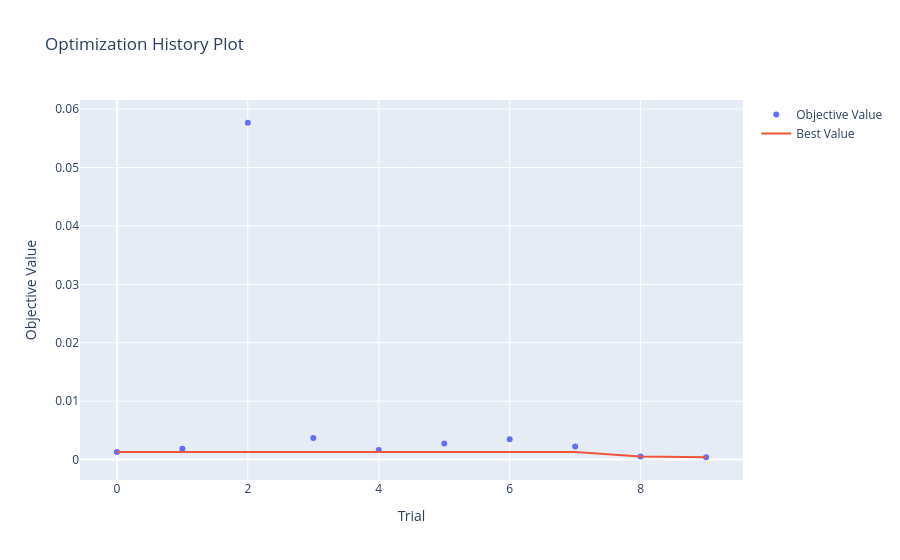

Source (notebook cell):
### Code cell
import optuna.visualization as vis

vis.plot_optimization_history(study)

### Figure 1 — Plotly figure (JSON) as saved in the notebook; plotly's stock layout.template omitted (floating-point values rounded to 4 significant figures)
{"data": [{"mode": "markers", "name": "Objective Value", "type": "scatter", "x": [0, 1, 2, 3, 4, 5, 6, 7, 8, 9], "y": [0.001301, 0.001873, 0.05766, 0.003675, 0.001635, 0.002731, 0.00346, 0.002255, 0.0005077, 0.0003986]}, {"mode": "lines", "name": "Best Value", "type": "scatter", "x": [0, 1, 2, 3, 4, 5, 6, 7, 8, 9], "y": [0.001301, 0.001301, 0.001301, 0.001301, 0.001301, 0.001301, 0.001301, 0.001301, 0.0005077, 0.0003986]}, {"marker": {"color": "#cccccc"}, "mode": "markers", "name": "Infeasible Trial", "showlegend": false, "type": "scatter", "x": [], "y": []}], "layout": {"title": {"text": "Optimization History Plot"}, "xaxis": {"title": {"text": "Trial"}}, "yaxis": {"title": {"text": "Objective Value"}}}}
